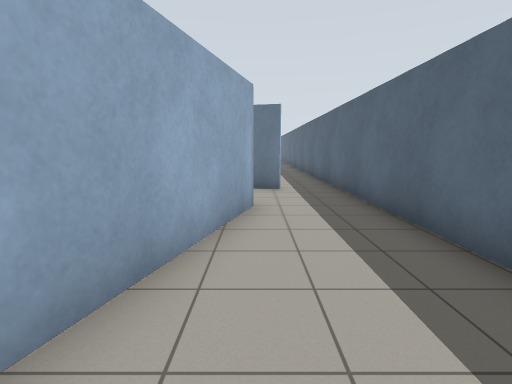
[1] (above)

16 first-person views from a walk through a robot-simulator world made for Gazebo. The camera is 1.2 m above the floor, tilts 8° down and sees 80° across. The floor is counted in squares, 1 m on a side. Each view is taken from the middle of a square. On the plan, view 1 faces up. The plan holds only what a view shows up to about 13 squares ahead; the rest is blank. The place goes on beyond the plan.

[2]
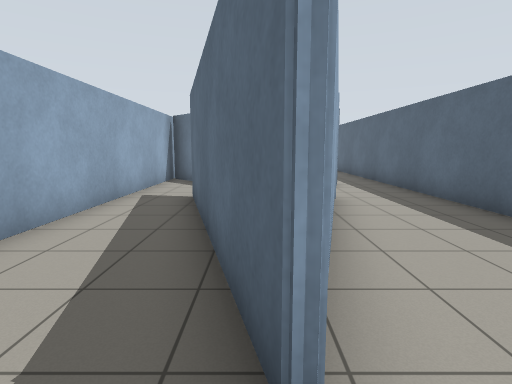

[3]
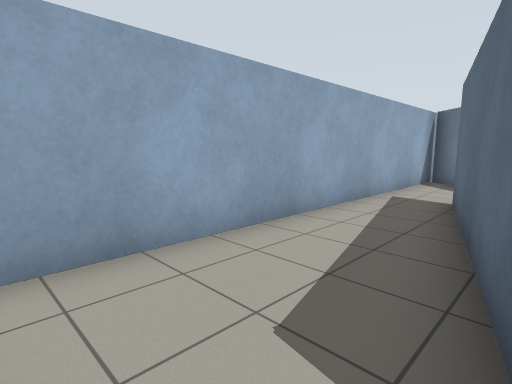

[4]
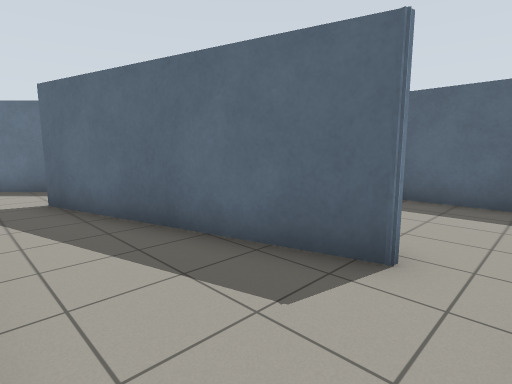

[5]
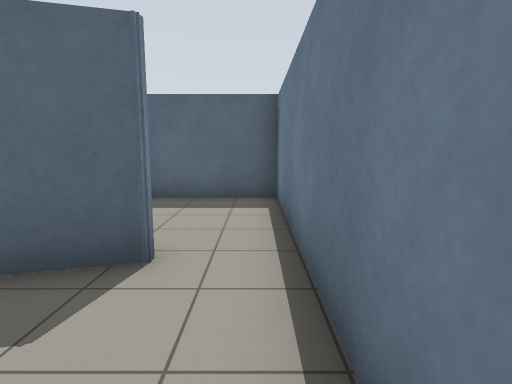

[6]
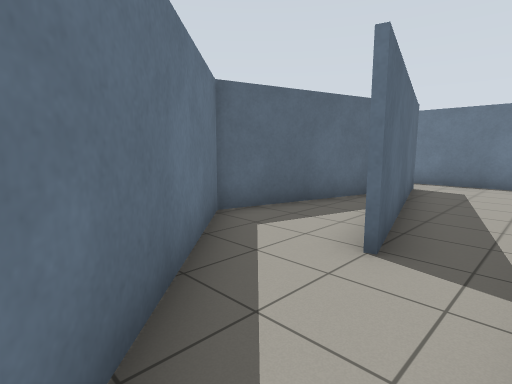

[7]
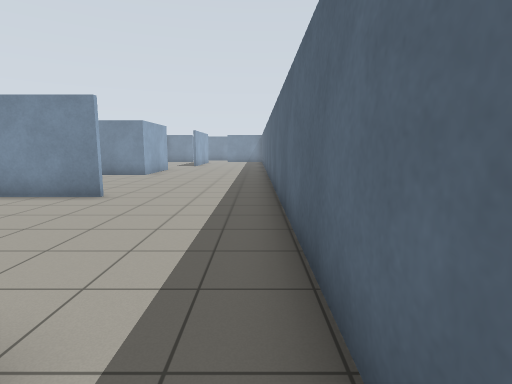

[8]
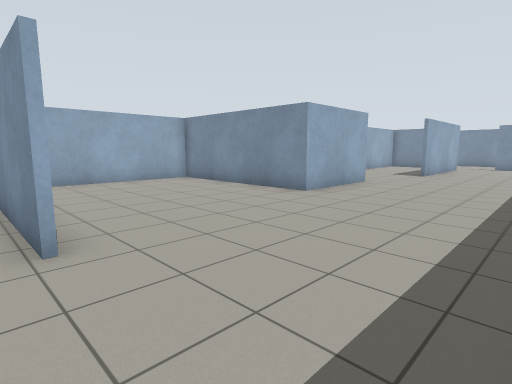

[9]
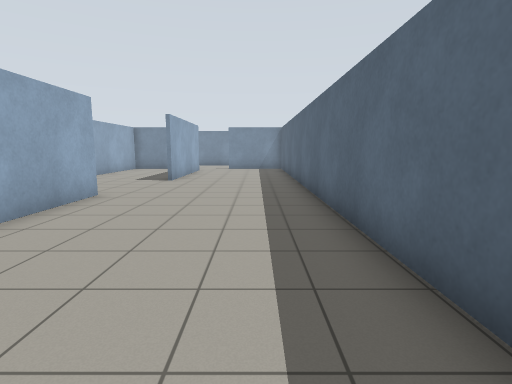

[10]
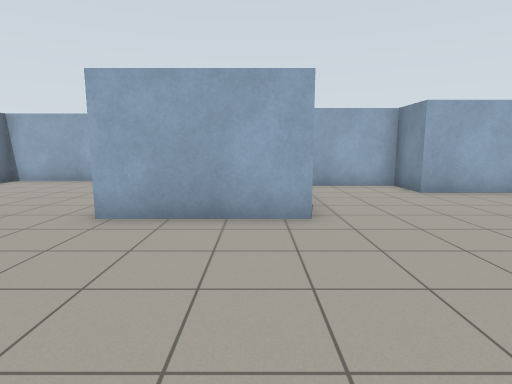

[11]
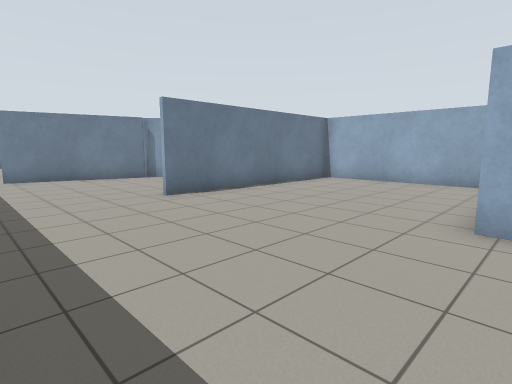

[12]
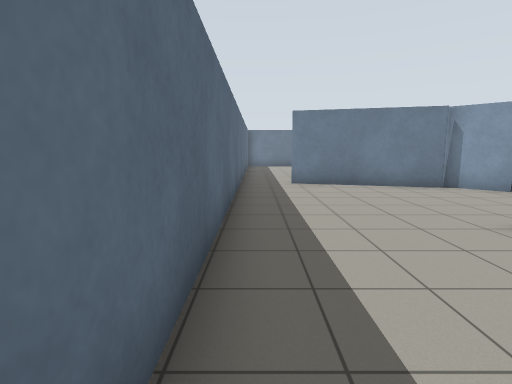

[13]
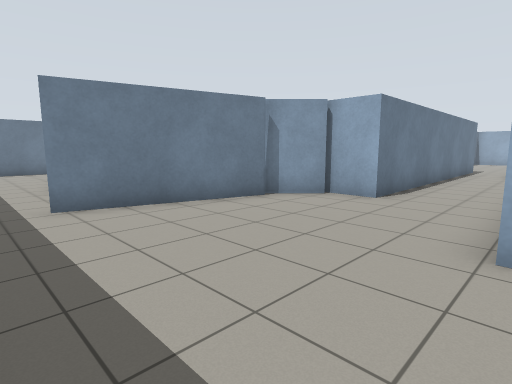

[14]
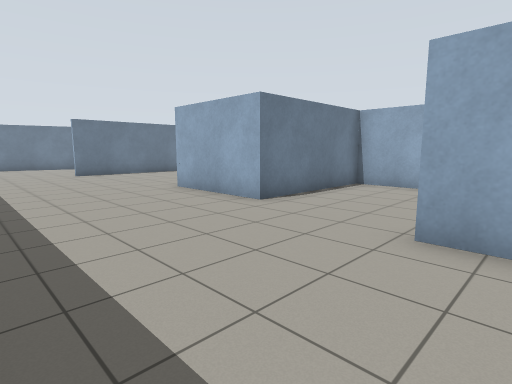

[15]
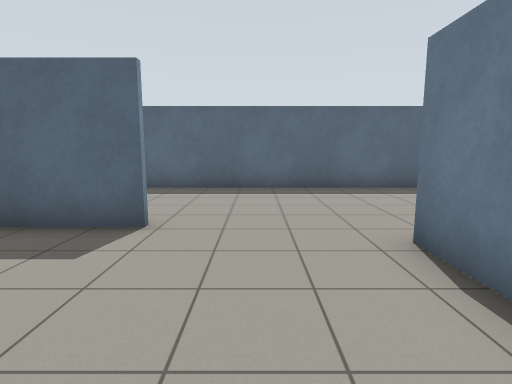

[16]
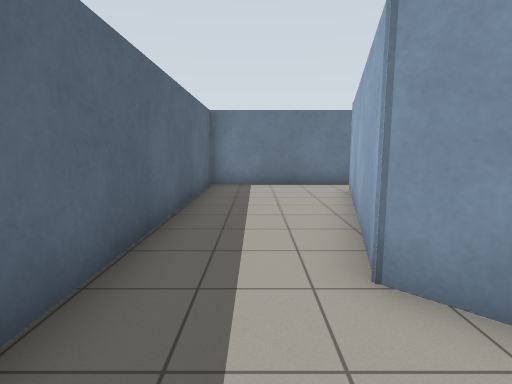

### Floor plan
Ten units are one square. View 1 is at (0, 0); x grows to the right and y downward. Boxes are objects, and circles mark ways between rooms. Rooms are numbered by the first view taken in them; rooms with no view inside come last. Other rooms are left out.
<svg viewBox="-100 -320 131 340">
<path fill="none" stroke="#000" d="M-9 -35 -18 1 -36 -67M-45 15 26 15 26 -35M-20 -81 -53 -114M-54 -111 -54 9M-19 -156 -46 -156M-54 -128 -54 -111M-52 -115 -39 -102M-24 -296 -24 -315M-39 -105 8 -92M-22 -311 -22 -296M8 -91 -1 -93M-64 -315 -64 -296 -80 -296 -80 -260 -32 -260 -32 -222 -95 -222 -95 -158 -19 -158M-8 -71 -1 -64 -9 -35M26 -35 26 -315M-14 -21 -2 -63 -20 -81"/>
<circle cx="10" cy="-40" r="3" fill="#2a7"/>
<circle cx="-30" cy="-70" r="3" fill="#2a7"/>
<text x="-30" y="-20">1</text>
<text x="-20" y="-200">2</text>
<text x="-20" y="-60">3</text>
</svg>
Room 1 opens to room 2. Room 1 opens to room 3.

Where each view was taken, in squares from view 1:
view 1: 0 up, 0 right, facing up
view 2: 1 down, 2 left, facing up
view 3: 1 down, 2 left, facing up-left
view 4: 1 down, 5 left, facing up-right
view 5: 1 down, 5 left, facing right
view 6: 10 up, 5 left, facing down-right
view 7: 8 up, 2 right, facing up
view 8: 15 up, 2 right, facing up-left
view 9: 18 up, 1 right, facing up
view 10: 25 up, 2 right, facing left
view 11: 23 up, 2 right, facing down-left
view 12: 20 up, 2 right, facing down
view 13: 16 up, 2 right, facing down-left
view 14: 31 up, 2 right, facing down-left
view 15: 28 up, 7 left, facing right
view 16: 9 up, 1 right, facing down
